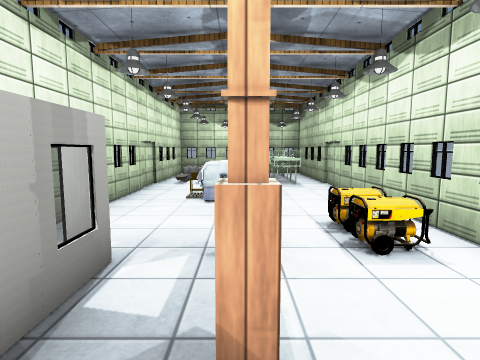
[1] (above)

12 first-person views from a walk through a 3-D level made in the Unity game engine. The camera is 1.4 m above the floor, tilts 6° down and sees 80° across. The floor is counted in squares, 1 m on a side. Each view is taken from the middle of a square. On the plan, view 1 faces up. The plan holds only what a view shows up to about 14 squares ahead; the rest is blank. The player character is not drawn. Some animated figures are not drawn. Some surface patterns are stand-ins.

[2]
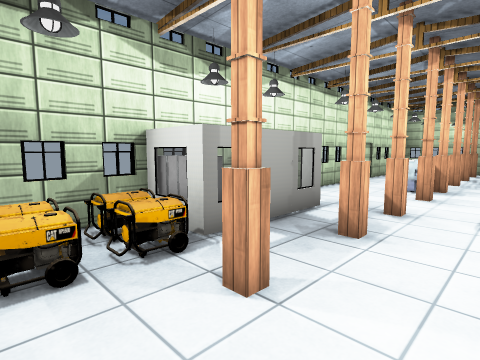

[3]
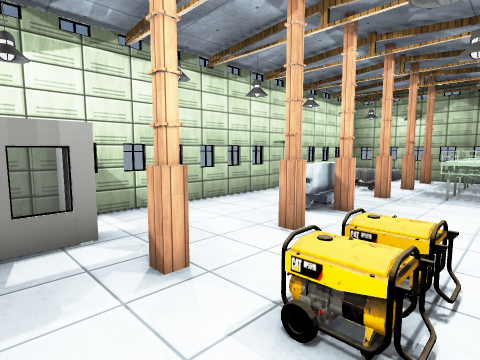

[4]
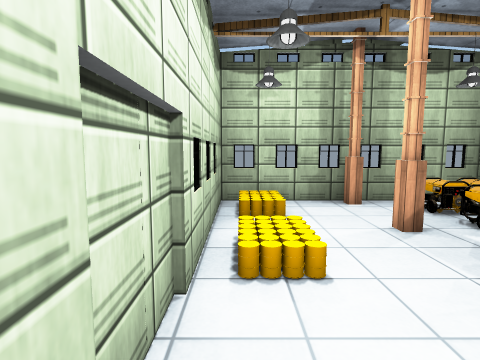

[5]
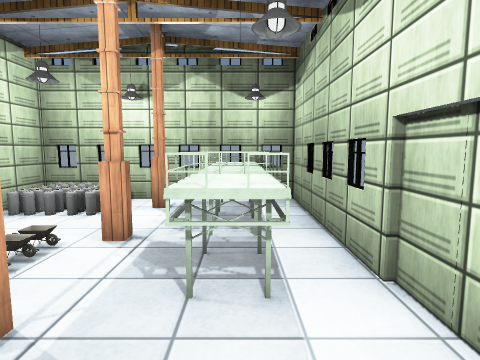

[6]
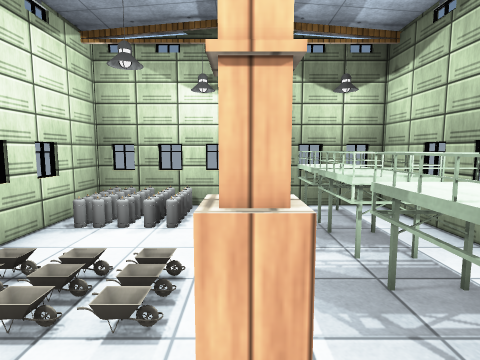

[7]
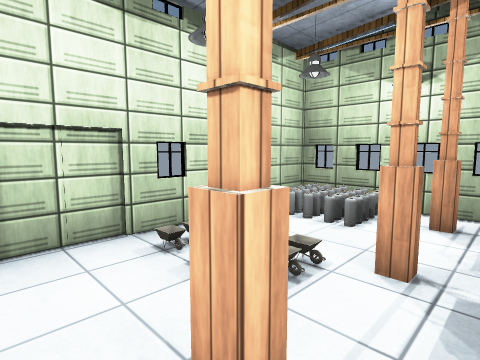

[8]
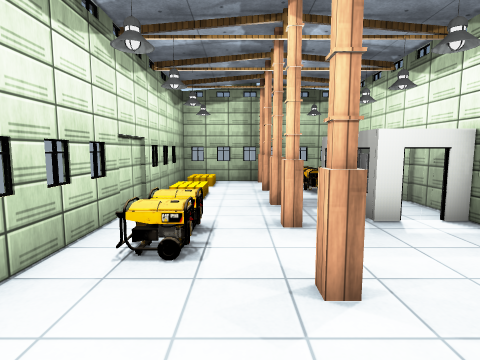

[9]
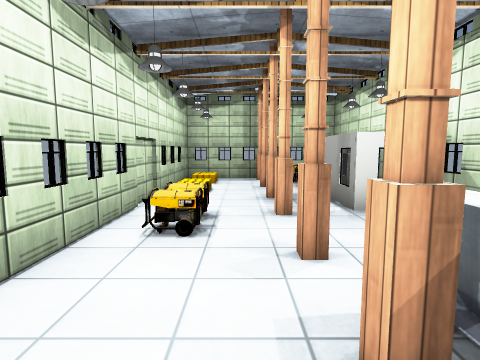

[10]
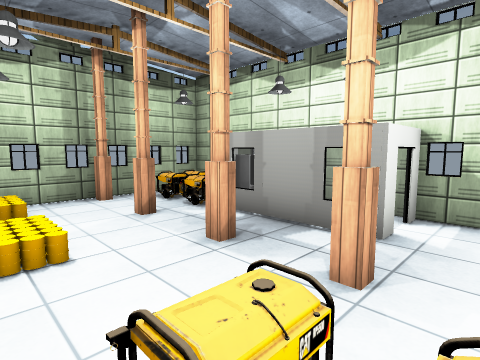

[11]
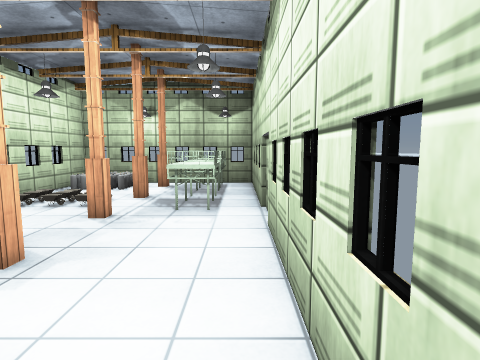

[12]
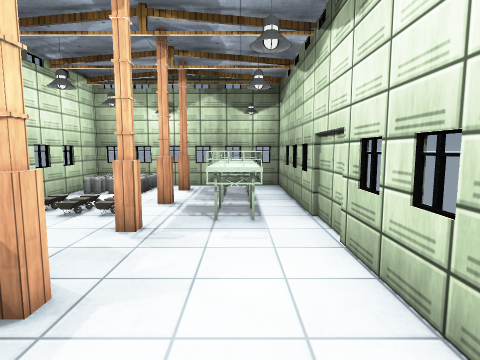

### Floor plan
Key: @ floor where view 1 was taken; # wall or solid block; . main floor; : floor 0.25 m higher than the main floor; / step, stairs or slope; = window, fence, low wall or low ledge; ^ raised ledge; O other object.
Columns run from 4 left of view 1 to 4 right of it. Each row starts with its distance up from view 1.
 17 #OO###^=#
 16 #OOO##^.#
 15 #OOO.#^.=
 14 #...##^.#
 13 =///##^.=
 12 #//:.#^.#
 11 #...#...#
 10 #.......#
  9 #..OO...#
  8 =..O#...=
  7 =.......=
  6 =...#...=
  5 =.....O.=
  4 =...#.O.=
  3 #OO.....#
  2 #. .#...#
  1 ## .....#
  0 #OO.@...#
 -1 #OOO#...=
 -2 #OOO...O#
 -3 #OOO#..O#
 -4 #########

Where each view was taken, in squares from view 1:
view 1: 0 up, 0 right, facing up
view 2: 3 down, 2 right, facing up-left
view 3: 2 up, 3 right, facing up-left
view 4: 4 up, 3 right, facing down
view 5: 9 up, 2 right, facing up
view 6: 10 up, 0 right, facing up
view 7: 10 up, 1 right, facing up-left
view 8: 9 up, 1 right, facing down
view 9: 10 up, 1 right, facing down
view 10: 5 up, 3 right, facing down-left
view 11: 5 up, 3 right, facing up
view 12: 6 up, 2 right, facing up
